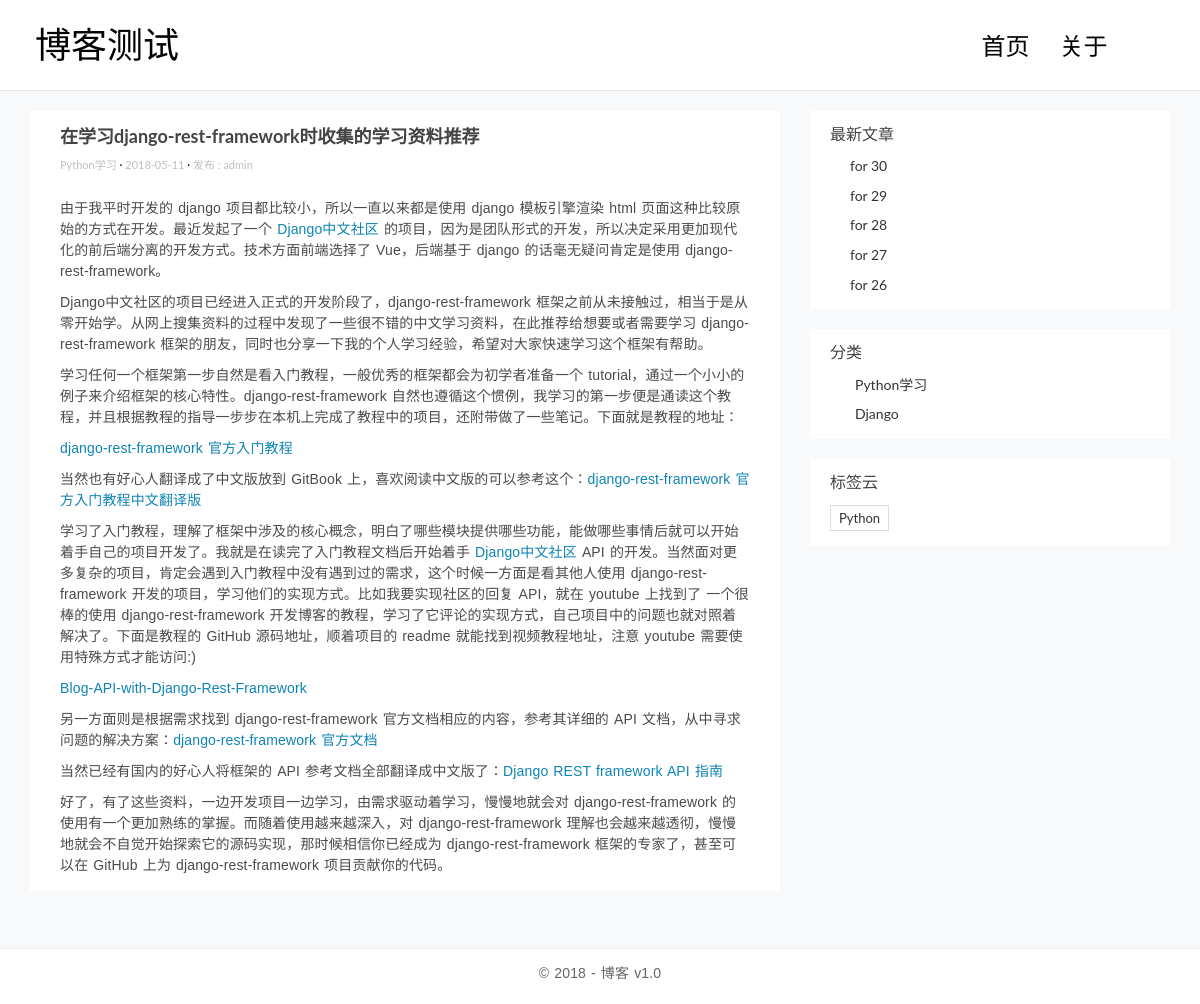
Page /blog/6 on the earlier database version.
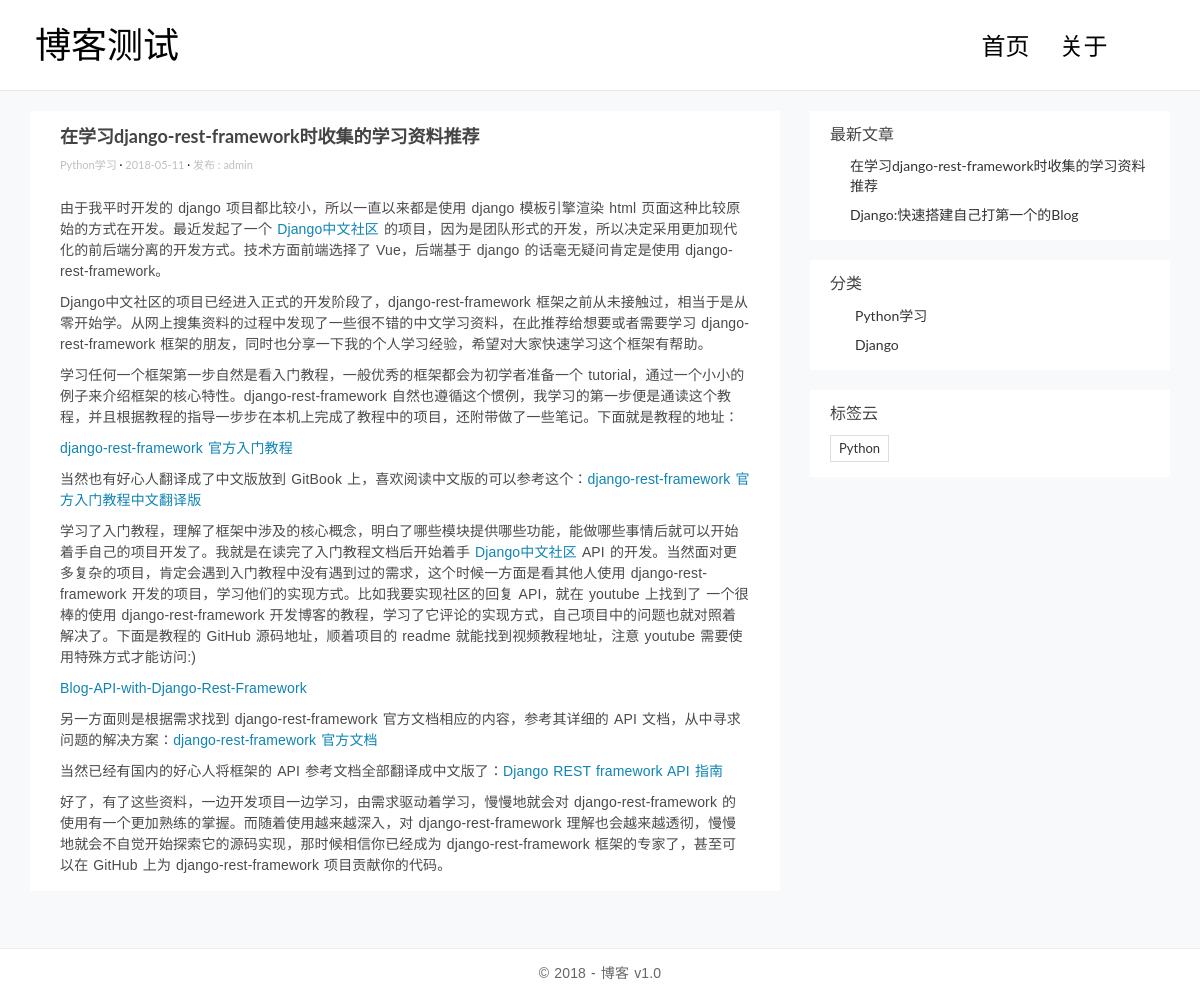
Same page on the later database version.
### blogapp/models.py (models this page shows, shortened)
class Post(models.Model):
    title = models.CharField(max_length=100)
    body = models.TextField()
    created_time = models.DateTimeField(auto_now_add=True)
    modified_time = models.DateTimeField(auto_now=True)
    excerpt = models.CharField(max_length=200, blank=True)
    category = models.ForeignKey(Category, on_delete=models.DO_NOTHING)
    tags = models.ManyToManyField(Tag, blank=True)
    author = models.ForeignKey(User, on_delete=models.DO_NOTHING)
    class Meta:
        ordering = ['-created_time']

class Category(models.Model):
    def __str__(self):
        return self.name
    name = models.CharField(max_length=50)

### blogapp/views.py (the view)
# urls.py: path('blog/', include('blogapp.urls'), name='detail'),
def detail(request, blog_pk):
    post = get_object_or_404(Post, pk=blog_pk)
    post.body = markdown.markdown(post.body, extensions=[
                                     'markdown.extensions.extra',
                                     'markdown.extensions.codehilite',
                                     'markdown.extensions.toc',
                                  ])
    recent_post = Post.objects.all()[:5]
    categories = Category.objects.all()
    return render(request, 'blog/detail.html', context={'post': post, 'recent_post':recent_post, 'categories':categories})

### templates/blog/detail.html (shortened to what this page needs)
{% extends 'blog/base.html' %}
{% block content %}
            <main class="col-md-8">
                <article class="post post-1">
                    <header class="entry-header">
                        <h1 class="entry-title">{{ post.title }}</h1>
                        <div class="entry-meta">
                            <span class="post-category"><a href="{% url 'category' post.category.pk %}">{{ post.category }}</a></span>
                            <span class="post-date"><a href="#"><time class="entry-date"
                                                                      datetime="2012-11-09T23:15:57+00:00">{{ post.created_time|date:"Y-m-d" }}</time></a></span>
                            <span class="post-author"><a href="#">发布 : {{ post.author }}</a></span>
                        </div>
                    </header>
                    <div class="entry-content clearfix">
                        <p>{{ post.body|safe }}</p>
                    </div>
                </article>
            </main>
{% endblock %}
{% block tags %}
    <div class="widget widget-tag-cloud">
                    <h3 class="widget-title">标签云</h3>
                    <ul>
                            <li>
                                <a href="#">Python</a>
                            </li>
                    </ul>
                </div>
{% endblock %}

### templates/blog/base.html (shortened to what this page needs)
{% load staticfiles %}
<!DOCTYPE html>
<html>
<head>
    <link href="https://cdn.bootcss.com/bootstrap/3.3.7/css/bootstrap.min.css" rel="stylesheet">
    <link rel="stylesheet" href="http://code.ionicframework.com/ionicons/2.0.1/css/ionicons.min.css">
    <link rel="stylesheet" href="{% static 'blog/css/pace.css' %}">
    <link rel="stylesheet" href="{% static 'blog/css/custom.css' %}">
</head>
<body>
    <header id="site-header">
        <div class="container">
            <div class="row">
                <div class="col-md-4 col-sm-5 col-xs-8">
                    <div class="logo">
                        <h1><a href="{% url 'index' %}">博客测试</a></h1>
                    </div>
                </div>
                <div class="col-md-8 col-sm-7 col-xs-4">
                    <nav class="main-nav" role="navigation">
                        <div class="collapse navbar-collapse" id="bs-example-navbar-collapse-1">
                            <ul class="nav navbar-nav navbar-right">
                                <li class="cl-effect-11"><a href="{% url 'index' %}" data-hover="首页">首页</a></li>
                                <li class="cl-effect-11"><a href="{% url 'about' %}" data-hover="关于">关于</a></li>
                            </ul>
                        </div>
                    </nav>
                </div>
            </div>
        </div>
    </header>
<div class="content-body">
    <div class="container">
        <div class="row">
            {% block content %}{% endblock %}
            <aside class="col-md-4">
                    <div class="widget widget-recent-posts">
                        <h3 class="widget-title">最新文章</h3>
                        <ul>
                            {% for post in recent_post %}
                                <li>
                                    <a href="{% url 'detail' post.id %}">{{ post.title }}</a>
                                </li>
                            {% empty %}
                                暂无文章
                            {% endfor %}
                        </ul>
                    </div>
                    <div class="widget widget-category">
                        <h3 class="widget-title">分类</h3>
                        <ul>
                            {% for category in categories %}
                                <li>
                                    <a href="{% url 'category' category.id %}">{{ category.name }}</a>
                                </li>
                            {% empty %}
                                暂无分类
                            {% endfor %}
                        </ul>
                    </div>
                {% block tags %}{% endblock %}
            </aside>
        </div>
    </div>
</div>
<footer id="site-footer">
        <div class="row">
            <div class="col-md-12">
                <p class="copyright">&copy 2018 - 博客 v1.0 </p>
            </div>
        </div>
</footer>
</body>
</html>

Differences in the rows shown:
removed Post: title "for 30"
removed Post: title "for 29"
removed Post: title "for 28"
removed Post: title "for 27"
removed Post: title "for 26"
now on one of the page's lists (row unchanged): Post: title "在学习django-rest-framework时收集的学习资料推荐"
now on this page (row unchanged): Post: title "Django:快速搭建自己打第一个的Blog"
